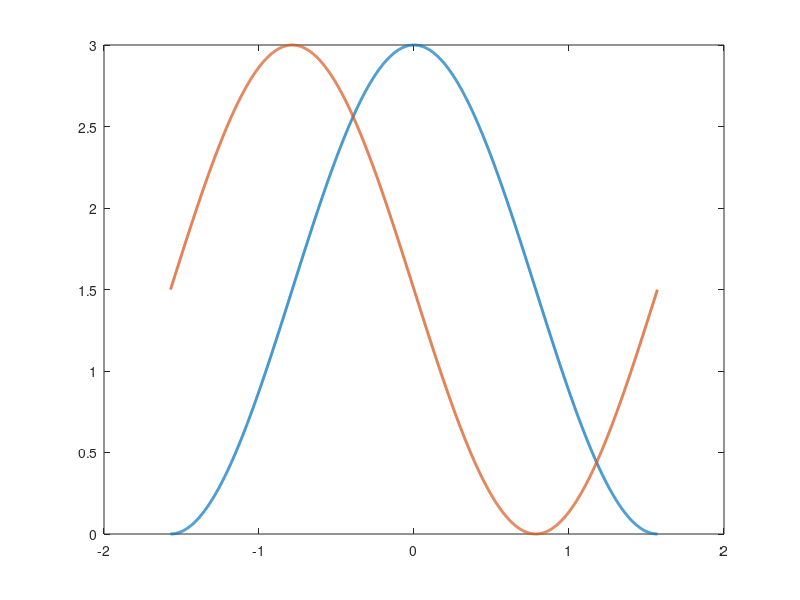

Reproduce this figure in MATLAB. (Note: this script raises an error after producing the figure.)
%Desvio de 45° em cosenos
clc
clear all
close all

x=-pi/2:0.001:pi/2;

y1=3*cos(x).^2; %intensidade de luz/voltagem no canal 1

y2=3*cos(x+pi/4).^2; %intensidade de luz/voltagem no canal 2


delta1=acos(sqrt(y1/3));
delta2=acos(sqrt(y2/3));



dy2=-2*sin(x+pi/4).*cos(x+pi/4);

w1=(1-(abs(y1-1.5)./((abs(y1-1.5))+abs(y2-1.5)))).^1;
w2=1-w1;

angx=w1.*delta1 + w2.*delta2;

angxx=ones(1,length(delta1))*-pi/2;
for i=1:length(delta1)
    if delta2(i)<pi/4
       angxx(1,i)=-delta1(i);
    elseif delta2(i)>pi/4
        angxx(1,i)=delta1(i);
    end
end


figure(1)
plot(x,y1,'LineWidth',2)
hold on
plot(x,y2,'LineWidth',2)
xline(0,'--r');
xlim([-pi/2 pi/2])
xticks(-pi/2:pi/4:pi/2)
xticklabels({'-90°','-45º','0°','45°','90°'})
xlabel('Ângulo da haste')
ylabel('Voltagem [volts]')
ylim([0 3])
grid
legend('Canal 1','Canal 2')


figure(2)
plot(x,angxx(1,:),'k','LineWidth',2)
hold on
xlim([-pi/2 pi/2])
ylim([-pi/2 pi/2])
xline(0,'--r');
xlim([-pi/2 pi/2])
xticks(-pi/2:pi/4:pi/2)
yticks(-pi/2:pi/4:pi/2)
xticklabels({'-90°','-45º','0°','45°','90°'})
yticklabels({'-90°','-45º','0°','45°','90°'})
xlabel('Ângulo da haste')
ylabel('Ângulo resultante do eixo')
grid

figure(3)
plot(x,delta1,'LineWidth',2)
hold on
plot(x,delta2,'LineWidth',2)
xlim([-pi/2 pi/2])
ylim([0 pi/2])
xticks(-pi/2:pi/4:pi/2)
yticks(0:pi/18:pi/2)
xline(0,'--r');
yline(pi/4,'--r');
xticklabels({'-90°','-45º','0°','45°','90°'})
yticklabels({'0°','10°','20°','30°','40°','50°','60°','70°','80°','90°'})
xlabel('Ângulo da haste')
ylabel('Ângulo deduzido por cada canal')
legend('Canal 1','Canal 2','Location','SouthEast')
grid
